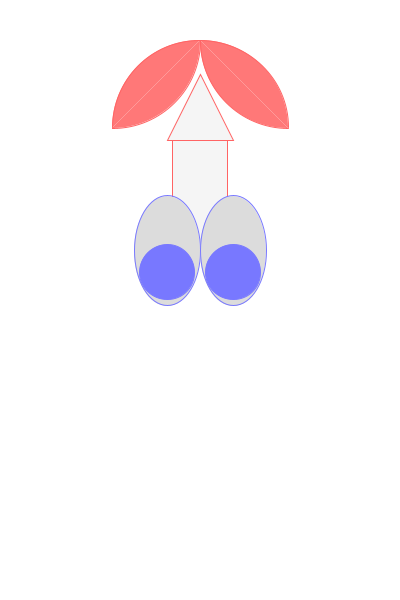
Frame 1 (no input)
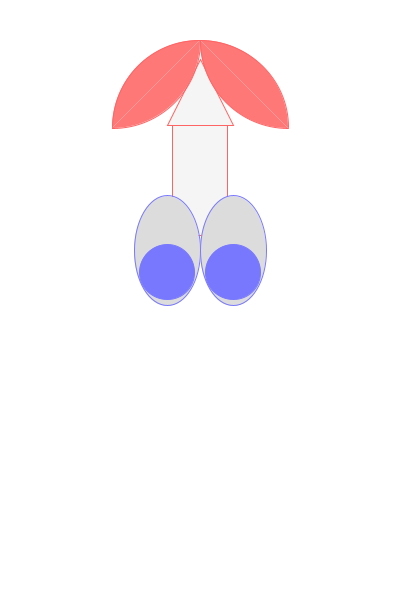
Frame 60 (the mouse pressed at the canvas centre just before this capture)
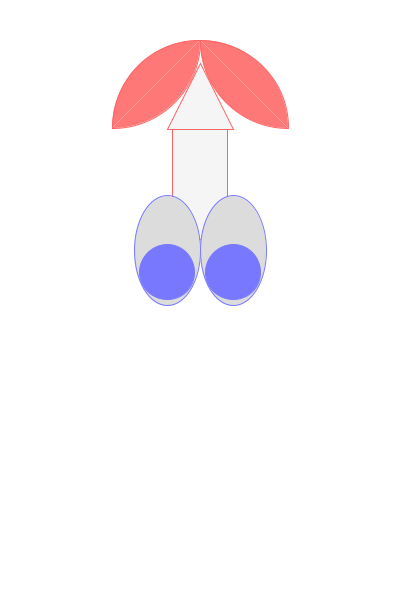
Frame 120 (the mouse held since frame 60 and released just before this capture)

The Processing sketch that drew these frames (run headless with seeded random() and noise(); from frame 60 on, the mouse is pressed at the canvas centre):

// Processing sketch: DardOmov
// ── DardOmov.pde
/*
moves DardO according to mouse speed -- only mvmt within window counts
Uses:rectMode,rect,triangle,arc,ellipse,mouseX,moving avg
*/

byte end =22;  // travel end pt
byte mult;  // how much travel each loop
int dir = 1; // -1 or 1 for fwd or back
// centerline for all
int xC;
// modular ht dimens
int h = 110;
// offset of Y from h
int Dh = 0;
int speed, prevSpee;  // use MA of mouse speed

void setup()
{
size(400,600);
xC = width/2;
rectMode(CENTER);
}

void draw()
{
background(255);
fill(245);
stroke(255,100,100);
// shift Mr D with mouse speed, up=subtr Dh from rect Y; Dh cycles 0-10-0
if (dir==1) Dh = Dh+1;  //++ / -- doesnt work here
else Dh = Dh-1;
// println(dir + ": " + Dh);
if (Dh <= 0 || Dh >= end) dir = dir*(-1); // reverse at limits
rect(xC,20-Dh+1.6*h,0.5*h,h); // x,y,wid,ht
triangle(xC-0.3*h,20-Dh+1.1*h,xC,20-Dh+0.5*h,xC+0.3*h,20-Dh+1.1*h);// 3 x,y pts

// don't move the others

fill(255,120,120);  // curvy pinkish things
arc(xC,40+0.8*h,1.6*h,1.6*h,PI,3*PI/2, OPEN); // x,y,wid,ht,start,stop,style
arc(xC-0.8*h,40,1.6*h,1.6*h,0,PI/2, OPEN);
arc(xC,40+0.8*h,1.6*h,1.6*h,3*PI/2,2*PI, OPEN);
arc(xC+0.8*h,40,1.6*h,1.6*h,PI/2,PI, OPEN);

fill(220);
stroke(120,120,255);
ellipse(xC-0.3*h,20+2.1*h, 0.6*h,h); // same
ellipse(xC+0.3*h,20+2.1*h, 0.6*h,h);

fill(120,120,255); // bluish circles

ellipse(xC-0.3*h,30+2.2*h, 0.5*h,0.5*h);
ellipse(xC+0.3*h,30+2.2*h, 0.5*h,0.5*h);

// use MA of movement
int speed = (abs(mouseX-pmouseX) + abs(mouseY-pmouseY)+ 9*prevSpee);
int prevSpee = speed;
delay (100-min(85,9*speed)); // control frame redraw rate by decr delay w/ incr speed
//println(speed);
}
